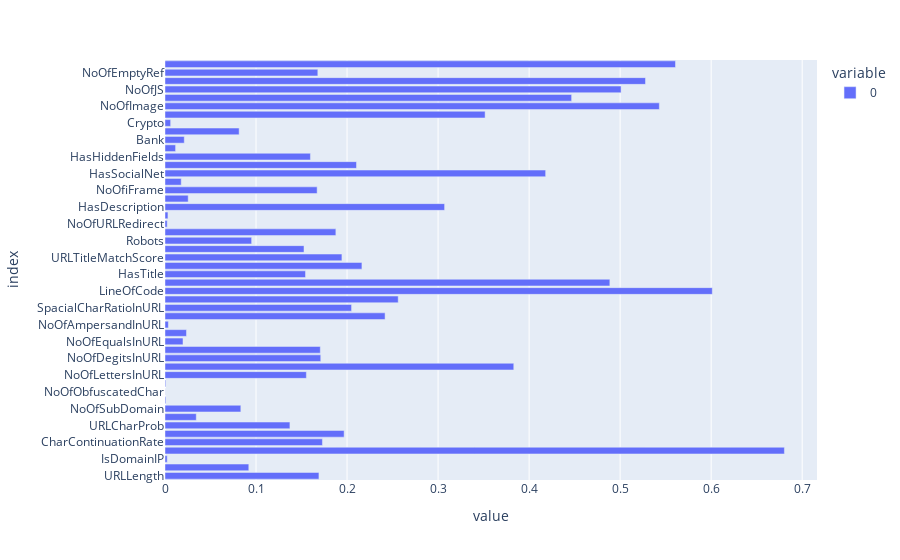

The notebook cell this image was saved under:
### Markdown cell above
1.Information Gain

### Code cell
from sklearn.feature_selection import mutual_info_classif
import plotly.express as px
%matplotlib inline 
importances = mutual_info_classif(X,y)
feat_importance = pd.Series(importances,X.columns)
px.bar(feat_importance,orientation="h")

### Figure 1 — Plotly figure (JSON) as saved in the notebook; plotly's stock layout.template omitted (floating-point values rounded to 4 significant figures)
{"data": [{"alignmentgroup": "True", "hovertemplate": "variable=0<br>value=%{x}<br>index=%{y}<extra></extra>", "legendgroup": "0", "marker": {"color": "#636efa", "pattern": {"shape": ""}}, "name": "0", "offsetgroup": "0", "orientation": "h", "showlegend": true, "textposition": "auto", "type": "bar", "x": [0.1691, 0.09206, 0.002432, 0.6805, 0.173, 0.1968, 0.1372, 0.03435, 0.08331, 0.0008989, 0.0001643, 0.0008108, 0.1553, 0.3832, 0.1711, 0.1706, 0.01979, 0.02359, 0.003686, 0.2418, 0.205, 0.2562, 0.6013, 0.4887, 0.1544, 0.2163, 0.1944, 0.1527, 0.09517, 0.1877, 0.002425, 0.00324, 0.3072, 0.02547, 0.1671, 0.01783, 0.4182, 0.2104, 0.1598, 0.01162, 0.02117, 0.08143, 0.006191, 0.3517, 0.5431, 0.4467, 0.501, 0.5279, 0.1679, 0.5608], "xaxis": "x", "y": ["URLLength", "DomainLength", "IsDomainIP", "URLSimilarityIndex", "CharContinuationRate", "TLDLegitimateProb", "URLCharProb", "TLDLength", "NoOfSubDomain", "HasObfuscation", "NoOfObfuscatedChar", "ObfuscationRatio", "NoOfLettersInURL", "LetterRatioInURL", "NoOfDegitsInURL", "DegitRatioInURL", "NoOfEqualsInURL", "NoOfQMarkInURL", "NoOfAmpersandInURL", "NoOfOtherSpecialCharsInURL", "SpacialCharRatioInURL", "IsHTTPS", "LineOfCode", "LargestLineLength", "HasTitle", "DomainTitleMatchScore", "URLTitleMatchScore", "HasFavicon", "Robots", "IsResponsive", "NoOfURLRedirect", "NoOfSelfRedirect", "HasDescription", "NoOfPopup", "NoOfiFrame", "HasExternalFormSubmit", "HasSocialNet", "HasSubmitButton", "HasHiddenFields", "HasPasswordField", "Bank", "Pay", "Crypto", "HasCopyrightInfo", "NoOfImage", "NoOfCSS", "NoOfJS", "NoOfSelfRef", "NoOfEmptyRef", "NoOfExternalRef"], "yaxis": "y"}], "layout": {"barmode": "relative", "legend": {"title": {"text": "variable"}, "tracegroupgap": 0}, "margin": {"t": 60}, "xaxis": {"anchor": "y", "domain": [0, 1], "title": {"text": "value"}}, "yaxis": {"anchor": "x", "domain": [0, 1], "title": {"text": "index"}}}}
